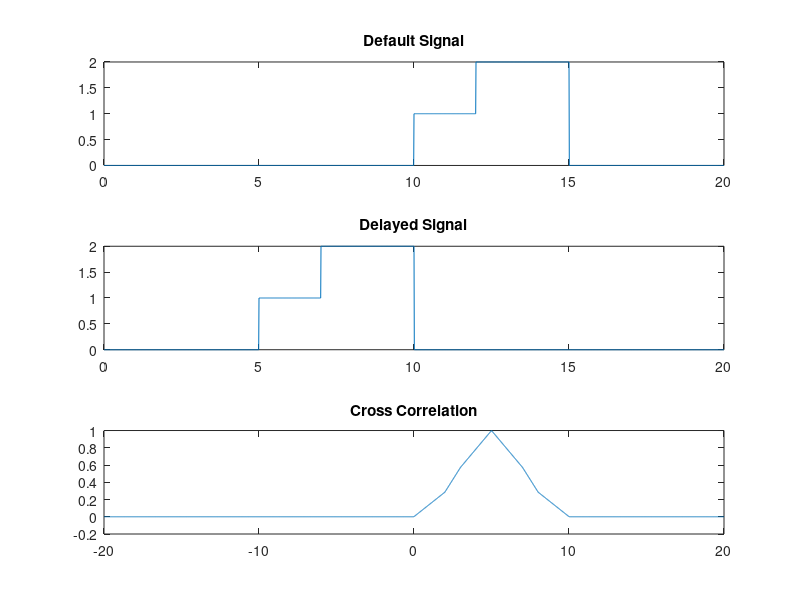

MATLAB code to generate this figure:
clc;
clear all;
close all;

t = 0:0.01:20;
a_1 = t>=10 & t<=15;
a_2 = t>=12 & t<=15;
signal_1 = a_1 + a_2;
a_3 = t>=5 & t<=10;
a_4 = t>=7 & t<=10;
signal_2 = a_3 + a_4;

[z,delay] = xcorr(signal_1, signal_2);
cross_correlation = z/max(abs(z(:)));

subplot(3, 1, 1);
plot(t, signal_1);
title('Default Signal');

subplot(3, 1, 2);
plot(t, signal_2);
title('Delayed Signal');

subplot(3, 1, 3);
plot(delay*0.01, cross_correlation);
title('Cross Correlation');

maximum = max(cross_correlation);
indexesOfMax = find(cross_correlation == maximum);
find_delay = delay(indexesOfMax);
temp = find_delay*0.01;
display = ['Time Delay is: ', num2str(temp), ' seconds'];
disp(display);
